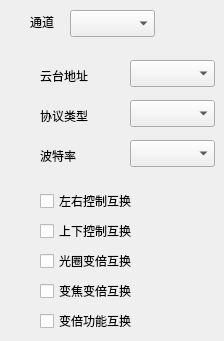
     <widget class="QWidget" name="page_other_yuntai">
      <widget class="QLabel" name="label_yuntai_channelId">
       <property name="geometry">
        <rect>
         <x>30</x>
         <y>6</y>
         <width>31</width>
         <height>31</height>
        </rect>
       </property>
       <property name="text">
        <string>通道</string>
       </property>
      </widget>
      <widget class="QComboBox" name="comboBox_yuntai_channelId">
       <property name="geometry">
        <rect>
         <x>70</x>
         <y>10</y>
         <width>85</width>
         <height>27</height>
        </rect>
       </property>
      </widget>
      <widget class="QLabel" name="label_yuntai_baudRate">
       <property name="geometry">
        <rect>
         <x>40</x>
         <y>140</y>
         <width>71</width>
         <height>31</height>
        </rect>
       </property>
       <property name="text">
        <string>波特率</string>
       </property>
      </widget>
      <widget class="QComboBox" name="comboBox_yuntai_baudRate">
       <property name="geometry">
        <rect>
         <x>130</x>
         <y>140</y>
         <width>85</width>
         <height>27</height>
        </rect>
       </property>
      </widget>
      <widget class="QLabel" name="label_yuntai_protocol">
       <property name="geometry">
        <rect>
         <x>40</x>
         <y>100</y>
         <width>71</width>
         <height>31</height>
        </rect>
       </property>
       <property name="text">
        <string>协议类型</string>
       </property>
      </widget>
      <widget class="QComboBox" name="comboBox_yuntai_protocol">
       <property name="geometry">
        <rect>
         <x>130</x>
         <y>100</y>
         <width>85</width>
         <height>27</height>
        </rect>
       </property>
      </widget>
      <widget class="QComboBox" name="comboBox_yuntai_addr">
       <property name="geometry">
        <rect>
         <x>130</x>
         <y>60</y>
         <width>85</width>
         <height>27</height>
        </rect>
       </property>
      </widget>
      <widget class="QLabel" name="label_yuntai_addr">
       <property name="geometry">
        <rect>
         <x>40</x>
         <y>60</y>
         <width>71</width>
         <height>31</height>
        </rect>
       </property>
       <property name="text">
        <string>云台地址</string>
       </property>
      </widget>
      <widget class="QCheckBox" name="checkBox_yuntai_leftRightExchange">
       <property name="geometry">
        <rect>
         <x>40</x>
         <y>190</y>
         <width>141</width>
         <height>22</height>
        </rect>
       </property>
       <property name="text">
        <string>左右控制互换</string>
       </property>
      </widget>
      <widget class="QCheckBox" name="checkBox_yuntai_upDownExchange">
       <property name="geometry">
        <rect>
         <x>40</x>
         <y>220</y>
         <width>141</width>
         <height>22</height>
        </rect>
       </property>
       <property name="text">
        <string>上下控制互换</string>
       </property>
      </widget>
      <widget class="QCheckBox" name="checkBox_yuntai_stopExchange">
       <property name="geometry">
        <rect>
         <x>40</x>
         <y>250</y>
         <width>141</width>
         <height>22</height>
        </rect>
       </property>
       <property name="text">
        <string>光圈变倍互换</string>
       </property>
      </widget>
      <widget class="QCheckBox" name="checkBox_yuntai_zoomedExchange">
       <property name="geometry">
        <rect>
         <x>40</x>
         <y>280</y>
         <width>141</width>
         <height>22</height>
        </rect>
       </property>
       <property name="text">
        <string>变焦变倍互换</string>
       </property>
      </widget>
      <widget class="QCheckBox" name="checkBox_yuntai_zoomExchange">
       <property name="geometry">
        <rect>
         <x>40</x>
         <y>310</y>
         <width>141</width>
         <height>22</height>
        </rect>
       </property>
       <property name="text">
        <string>变倍功能互换</string>
       </property>
      </widget>
     </widget>
